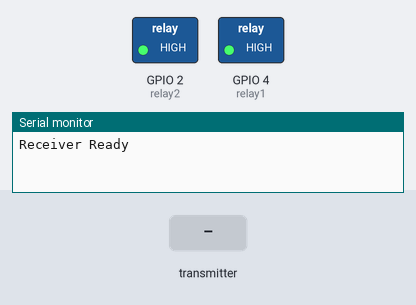
The sketch below on a simulated ESP32. On the bench: switched loads named in the sketch (green lamp = pin HIGH), the last lines printed to the serial monitor. The inputs (shaded band) are chosen by the test bench.

Above: at 1.2 s.
1.3 s: the transmitter starts sending bpm = 0
At 2.0 s:
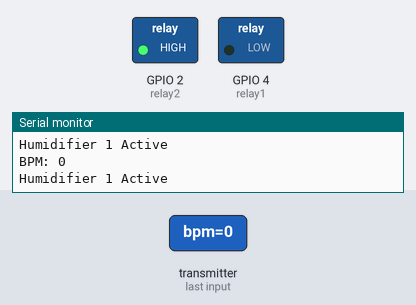
Timing chart, 0 to 4.3 s (numbered marks = the images above; inputs shaded):
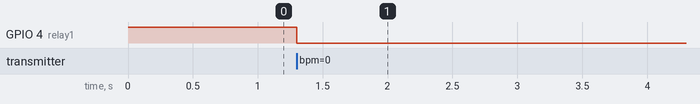

The sketch:

Receiver_humidifier_test.ino
```cpp
#include <WiFi.h>
#include <esp_now.h>

const int relay1 = 4;
const int relay2 = 2;

typedef struct {
  float bpm;
} Message;

Message incoming;

unsigned long startTime = 0;
bool timerRunning = false;

void onReceive(const esp_now_recv_info_t *info,
               const uint8_t *data,
               int len) {

  memcpy(&incoming, data, sizeof(incoming));

  Serial.print("BPM: ");
  Serial.println((int)incoming.bpm);

  if (incoming.bpm > 100) {

    digitalWrite(relay1, HIGH);
    digitalWrite(relay2, LOW);

    Serial.println("Humidifier 2 Active");

  } else {

    digitalWrite(relay1, LOW);
    digitalWrite(relay2, HIGH);

    Serial.println("Humidifier 1 Active");
  }

  startTime = millis();
  timerRunning = true;
}

void setup() {

  Serial.begin(115200);

  pinMode(relay1, OUTPUT);
  pinMode(relay2, OUTPUT);

  digitalWrite(relay1, HIGH);
  digitalWrite(relay2, HIGH);

  WiFi.mode(WIFI_STA);

  if (esp_now_init() != ESP_OK) {
    Serial.println("ESP-NOW Init Failed");
    return;
  }

  esp_now_register_recv_cb(onReceive);

  Serial.println("Receiver Ready");
}

void loop() {

  if (timerRunning && millis() - startTime >= 20000) {

    digitalWrite(relay1, HIGH);
    digitalWrite(relay2, HIGH);

    Serial.println("20 Seconds Complete - All Humidifiers OFF");

    timerRunning = false;
  }
}
```

Measured:
- after the input at 1.3 s, GPIO 4 (relay1): HIGH → LOW at once
